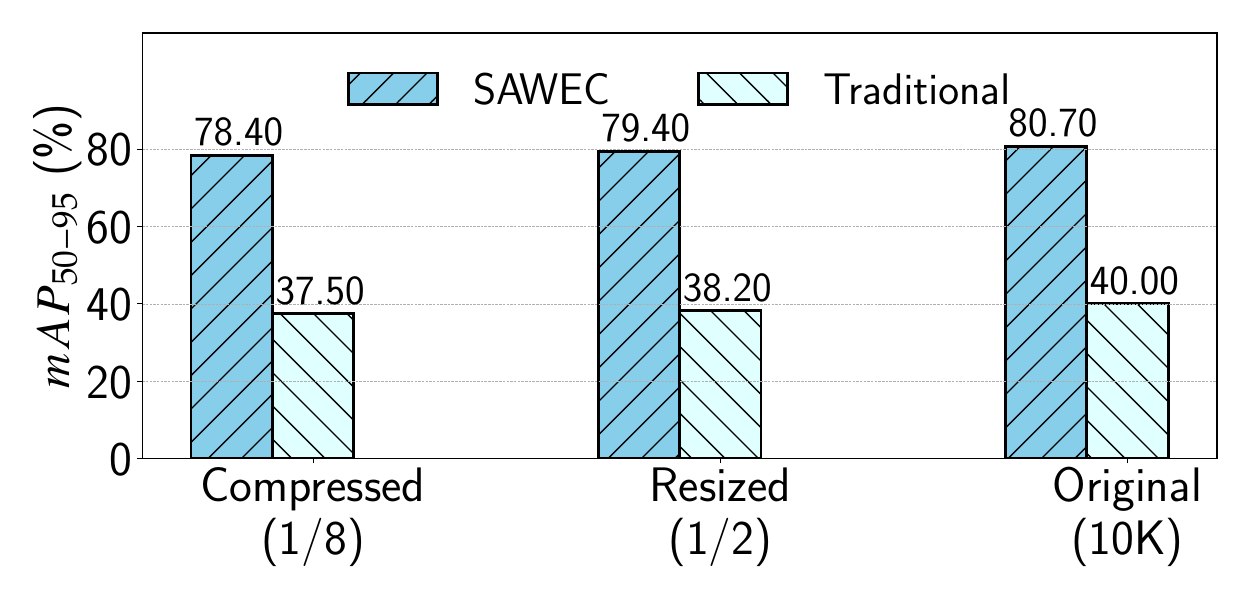

The Python source for this figure:
# Imports

import matplotlib.pyplot as plt
import numpy as np
from matplotlib import colors as mcolors
import matplotlib as mpl

mpl.rcParams['font.serif'] = 'Palatino'
mpl.rcParams['text.usetex'] = 'true'
mpl.rcParams['text.latex.preamble'] = r'\usepackage{newtxmath}'
mpl.rcParams['font.size'] = 22
#mpl.rcParams['axes.prop_cycle'] = plt.cycler(color=plt.cm.Set3.colors)




def add_labels(rects):
    for rect in rects:
        height = rect.get_height()
        ax.annotate('{:.2f}'.format(height),
                    xy=(rect.get_x() + rect.get_width() / 2 , height),
                    xytext=(5, 1),  # 3 points vertical offset
                    textcoords="offset points",
                    ha='center', va='bottom', fontsize=30)

# Change Params Here:

file_string = 'map_class_comp'
rows_as_group = ['Compressed\n(1/8)', 'Resized\n(1/2)', 'Original\n(10K)']
columns_as_bars = ["SAWEC", "Traditional"]





data_file = '../' + file_string + '.txt'
fig_pdf_file = file_string + '.pdf'
fig_eps_file = file_string + '.eps'


data = np.loadtxt(data_file)
data = data[:, :]

column_1 = data[:, 0] * 100
column_2 = data[:, 1] * 100


x = np.arange(len(rows_as_group))
width = 0.2
fig, ax = plt.subplots()
fig.set_figheight(6)
fig.set_figwidth(12.5)

rects1 = ax.bar(x - width, column_1, width, color='skyblue', hatch='/', edgecolor="black", linewidth=2)
rects2 = ax.bar(x, column_2, width, color='lightcyan', hatch=' \ ', edgecolor="black", linewidth=2)


add_labels(rects1)
add_labels(rects2)

ax.set_ylabel('$mAP_{50-95}$ (\%)', fontsize=35)
#ax.set_xlabel('Number of Subcarriers', fontsize=25)
#ax.set_title('Scores by group and gender', fontsize= 25)

ax.set_xticks(x)
ax.set_xticklabels(rows_as_group, fontsize=35)
ax.set_ylim(0, 110)
ax.set_yticks([0, 20, 40, 60, 80], [0, 20, 40, 60, 80], fontsize=35)

ax.legend([rects1, rects2], columns_as_bars, loc='upper center', ncol=2, fontsize=32, framealpha=0.0)




plt.grid(axis='y', linestyle='--', linewidth=0.5)
plt.tight_layout()

plt.savefig(fig_pdf_file, dpi=300, format='pdf')
plt.savefig(fig_eps_file, dpi=300, format='eps')

plt.show()
print('1')